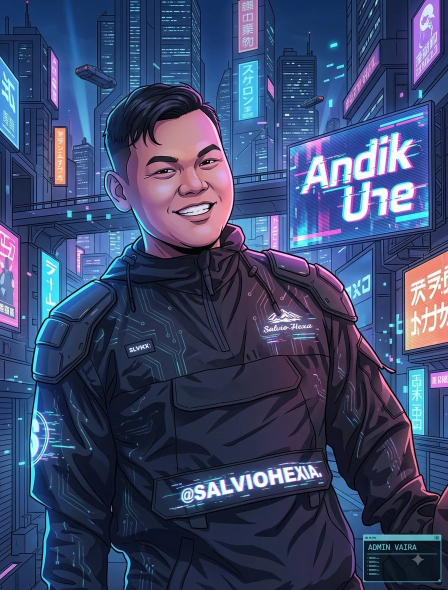
#> input picture assets/images/admin-vaira-featured.webp, 896 x 1179 px, given in place of eed852f0-9a58-11f1-9a87-7f89a6a41875.png, which was not available (shown at 1/2 size)
$ python grabcut-chicken-alpha.py
#> lines starting #> are read from the running program, lines starting #| are printed output that depends on the picture
from pathlib import Path
import cv2
import numpy as np
from PIL import Image

source = Path('/home/ubuntu/upload/eed852f0-9a58-11f1-9a87-7f89a6a41875.png')
target = Path('/home/ubuntu/copy-of-airax-ai/assets/images/vaira-chicken-target-transparent.webp')
img = cv2.imread(str(source), cv2.IMREAD_COLOR)
#> img is the input picture: shape (1179, 896, 3); mean B, G, R 108.6, 72.4, 60.9
if img is None:
    raise SystemExit('ERROR: source image not found')
h, w = img.shape[:2]
#> h = 1179; w = 896
mask = np.full((h, w), cv2.GC_PR_BGD, dtype=np.uint8)
# Definite background: outer border and corners.
border = max(10, min(h, w) // 40)
#> border = 22
mask[:border, :] = cv2.GC_BGD
mask[-border:, :] = cv2.GC_BGD
mask[:, :border] = cv2.GC_BGD
mask[:, -border:] = cv2.GC_BGD
# Definite foreground seeds: central body, crest, wings, beak and feet zones.
cv2.ellipse(mask, (w//2, int(h*.55)), (int(w*.30), int(h*.34)), 0, 0, 360, cv2.GC_FGD, -1)
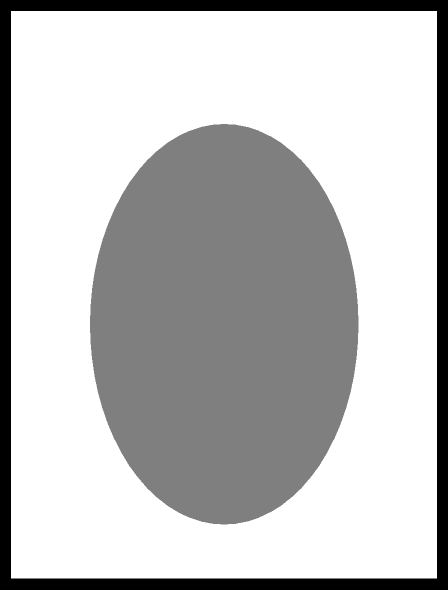
#> mask: shape (1179, 896) (shown at 1/2 size); min 0, max 2, mean 1.51; drawn with min black and max white
cv2.ellipse(mask, (w//2, int(h*.17)), (int(w*.15), int(h*.12)), 0, 0, 360, cv2.GC_FGD, -1)
cv2.ellipse(mask, (int(w*.28), int(h*.58)), (int(w*.13), int(h*.20)), 0, 0, 360, cv2.GC_FGD, -1)
cv2.ellipse(mask, (int(w*.72), int(h*.58)), (int(w*.13), int(h*.20)), 0, 0, 360, cv2.GC_FGD, -1)
cv2.rectangle(mask, (int(w*.35), int(h*.80)), (int(w*.65), int(h*.98)), cv2.GC_FGD, -1)
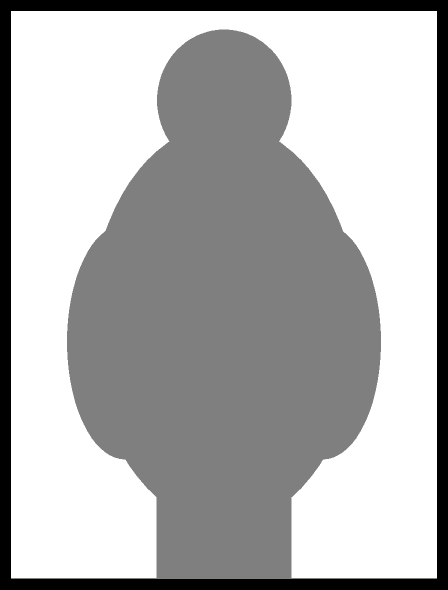
#> mask: shape (1179, 896) (shown at 1/2 size); min 0, max 2, mean 1.4; drawn with min black and max white
# Probable foreground rectangle around the whole subject.
rect = (border, border, w - 2*border, h - 2*border)
#> rect = (22, 22, 852, 1135)
bgd = np.zeros((1, 65), np.float64)
fgd = np.zeros((1, 65), np.float64)
cv2.grabCut(img, mask, rect, bgd, fgd, 8, cv2.GC_INIT_WITH_MASK)
alpha = np.where((mask == cv2.GC_FGD) | (mask == cv2.GC_PR_FGD), 255, 0).astype(np.uint8)
# Remove isolated noise and feather only the hard boundary by one pixel.
kernel = np.ones((3, 3), np.uint8)
alpha = cv2.morphologyEx(alpha, cv2.MORPH_OPEN, kernel, iterations=1)
alpha = cv2.morphologyEx(alpha, cv2.MORPH_CLOSE, kernel, iterations=1)
rgba = cv2.cvtColor(img, cv2.COLOR_BGR2RGBA)
rgba[:, :, 3] = alpha
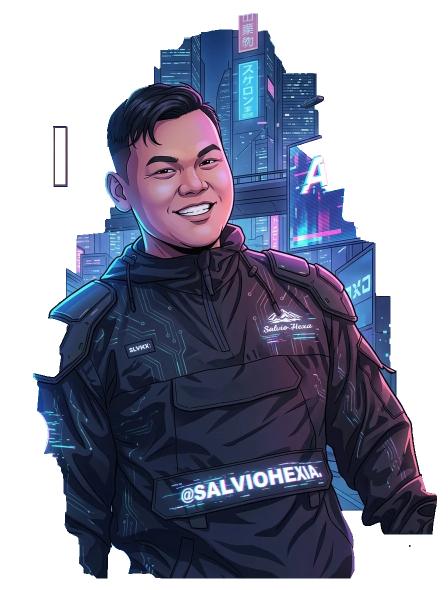
#> rgba: shape (1179, 896, 4) (shown at 1/2 size); mean R, G, B, A 60.9, 72.4, 108.6, 147.3; transparent parts drawn white
ys, xs = np.where(alpha > 0)
if len(xs) == 0:
    raise SystemExit('ERROR: GrabCut produced empty foreground')
pad = max(12, min(h, w) // 30)
#> pad = 29
x0, x1 = max(0, xs.min()-pad), min(w, xs.max()+pad+1)
#> x0 = 37; x1 = 896
y0, y1 = max(0, ys.min()-pad), min(h, ys.max()+pad+1)
#> y0 = 0; y1 = 1179
rgba = rgba[y0:y1, x0:x1]
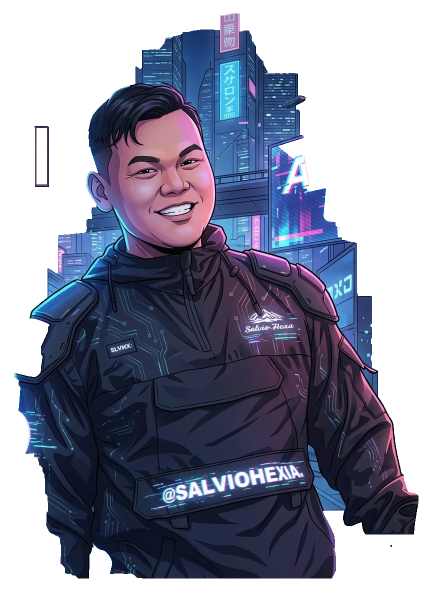
#> rgba: shape (1179, 859, 4) (shown at 1/2 size); mean R, G, B, A 60.4, 71.7, 107.4, 153.7; transparent parts drawn white
image = Image.fromarray(rgba, 'RGBA')
image.thumbnail((720, 720), Image.Resampling.LANCZOS)
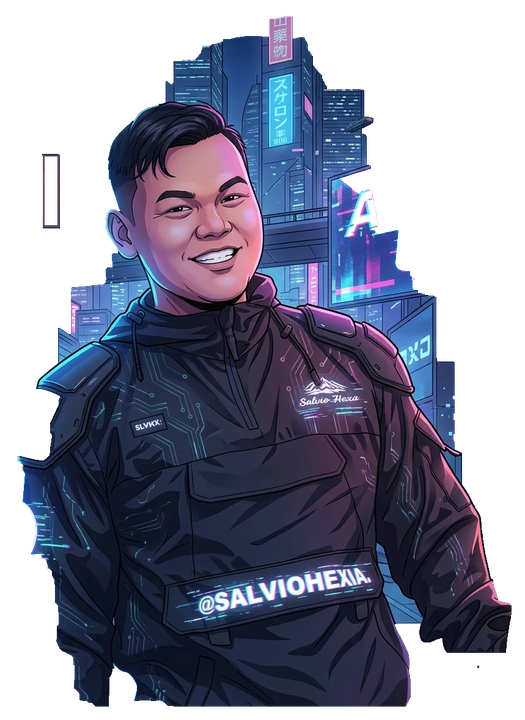
#> image: PIL image 525x720 RGBA; mean R, G, B, A 35.7, 38.8, 57.8, 153.7; transparent parts drawn white
#> (the run stopped early here; a loop or call above may not have finished)
